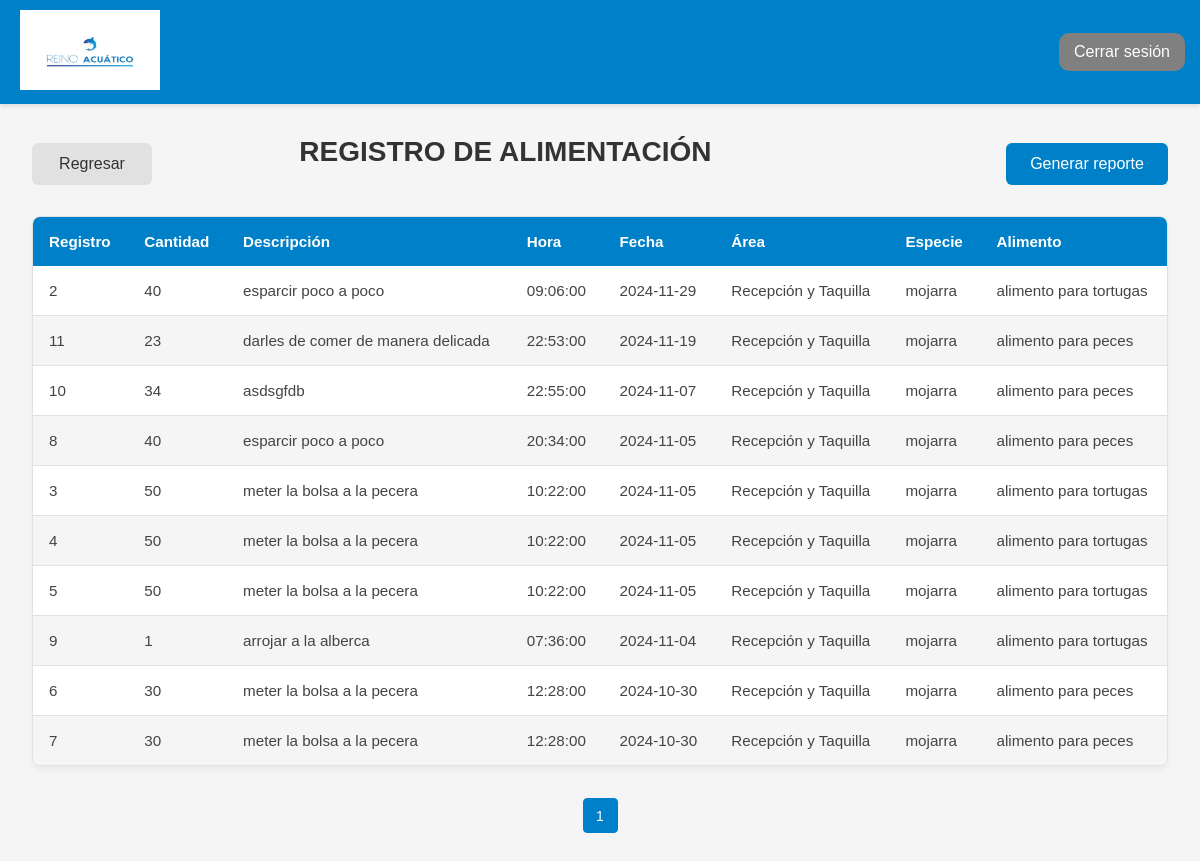
The app's page /views/tabla_alimentacion.php (signed in), older data.
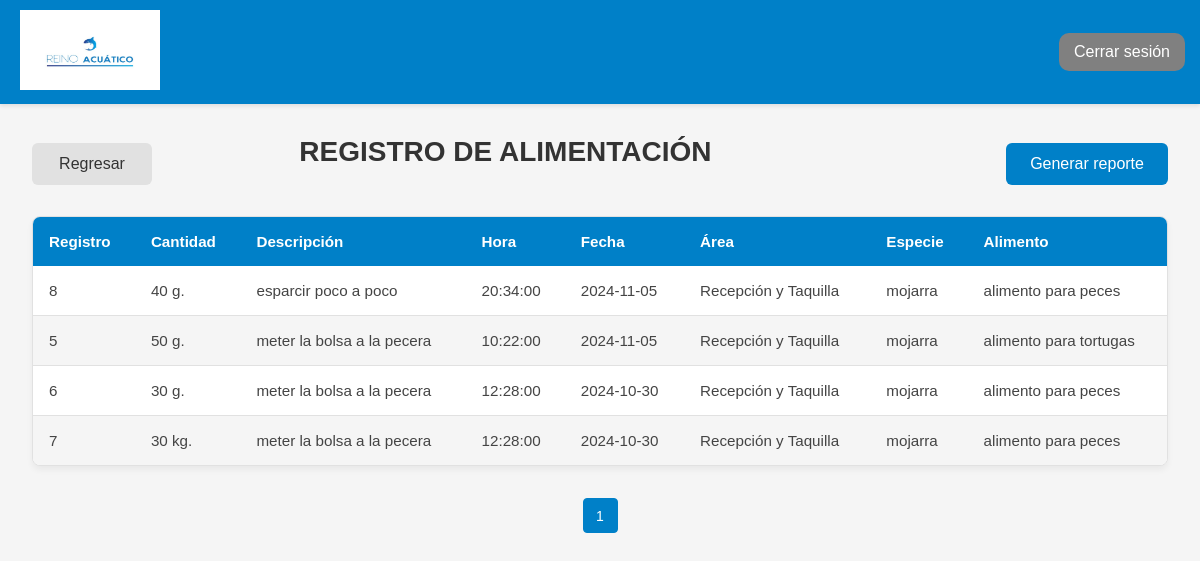
The same page, newer data.
### tables this page shows
CREATE TABLE `alimentacion` (
  `pk_alimentacion` smallint(6) NOT NULL,
  `fk_especie` smallint(6) NOT NULL,
  `cantidad` text NOT NULL,
  `descripcion` varchar(255) NOT NULL,
  `fk_inventario` smallint(6) NOT NULL,
  `fecha` date NOT NULL,
  `hora` time NOT NULL,
  `fk_area` smallint(6) NOT NULL
);

CREATE TABLE `area` (
  `pk_area` smallint(6) NOT NULL,
  `nombre` varchar(45) NOT NULL,
  `zona` varchar(100) NOT NULL,
  `lugar` varchar(150) NOT NULL,
  `piso` smallint(6) NOT NULL
);

CREATE TABLE `especie` (
  `pk_especie` smallint(6) NOT NULL,
  `nombre` varchar(50) NOT NULL,
  `descripcion` text DEFAULT NULL,
  `habitad` text NOT NULL,
  `temperatura` varchar(30) NOT NULL,
  `cuidados` text NOT NULL,
  `img_especie` text DEFAULT NULL,
  `fk_tipo_especie` smallint(6) NOT NULL,
  `fk_alimento` smallint(11) NOT NULL
);

CREATE TABLE `inventario` (
  `pk_inventario` smallint(6) NOT NULL,
  `codigo` varchar(45) NOT NULL,
  `nombre` varchar(50) NOT NULL,
  `stock` varchar(45) NOT NULL,
  `descripcion` varchar(200) NOT NULL,
  `fecha` date NOT NULL,
  `fk_categoria` smallint(6) NOT NULL,
  `estatus` smallint(6) NOT NULL
);

### Class/clase_conexion.php (called while the page is built, shortened)
<?php
class Conexion {
    public static function conectar() {
        $servidor = "localhost";
        $usuario = "root";
        $contraseña = "";
        $nom_base_datos = "ges_acuario3";
        $conectar = new mysqli($servidor, $usuario, $contraseña, $nom_base_datos);
        return $conectar;
    }
}
?>

### views/tabla_alimentacion.php (the view, shortened to what this page needs)
<?php
include '../functions/mostrar_alimentacion.php';
$alimentacion = new Alimentacion();
$pagina = isset($_GET['pagina']) ? (int)$_GET['pagina'] : 1;
$porPagina = 30;
$resultado = $alimentacion->obtener_alimentacion_paginado($pagina, $porPagina);
?>
<!DOCTYPE html>
<html lang="es">
<head>
    <link rel="stylesheet" href="../Styles/tabla.css">
</head>
<body>
    <?php include 'layout/header.php'; ?>
    <div class="contenido">
        <div class="tabla">
            <div class="controles">
                <a onclick="window.location.href='panel.php'" class="btn">Regresar</a>
                <h2>REGISTRO DE ALIMENTACIÓN</h2><br>
                <div>
                    <a href="../fpdf/reporte_alimentacion.php" target="_blank" class="generar-reporte">Generar reporte</a>
                </div>
            </div>
            <table>
                <thead>
                    <tr>
                        <th>Registro</th>
                        <th>Cantidad</th>
                        <th>Descripción</th>
                        <th>Hora</th>
                        <th>Fecha</th>
                        <th>Área</th>
                        <th>Especie</th>
                        <th>Alimento</th>
                    </tr>
                </thead>
                <tbody>
                <?php if (!empty($resultado['datos'])): ?>
                    <?php foreach ($resultado['datos'] as $programacion): ?>
                        <tr>
                            <td><?php echo htmlspecialchars($programacion['pk_alimentacion']); ?></td>
                            <td><?php echo htmlspecialchars($programacion['cantidad']); ?></td>
                            <td><?php echo htmlspecialchars($programacion['descripcion']); ?></td>
                            <td><?php echo htmlspecialchars($programacion['hora']); ?></td>
                            <td><?php echo htmlspecialchars($programacion['fecha']); ?></td>
                            <td><?php echo htmlspecialchars($programacion['nombre_area']); ?></td>
                            <td><?php echo htmlspecialchars($programacion['nombre_especie']); ?></td>
                            <td><?php echo htmlspecialchars($programacion['nombre_alimento']); ?></td>
                        </tr>
                    <?php endforeach; ?>
                <?php else: ?>
                    <tr>
                        <td colspan="8">No hay programaciones de alimentación registradas.</td>
                    </tr>
                <?php endif; ?>
                </tbody>
            </table>
            <?php echo generarPaginacionAlimentacion($resultado['totalPaginas'], $resultado['paginaActual']); ?>
        </div>
    </div>
</body>
</html>

Row changes from the older to the newer data that the page shows:
removed alimentacion: pk_alimentacion "2", cantidad "40", descripcion "esparcir poco a poco", hora "09:06:00", fecha "2024-11-29", fk_area.nombre "Recepción y Taquilla", fk_especie.nombre "mojarra", fk_inventario.nombre "alimento para tortugas"
removed alimentacion: pk_alimentacion "11", cantidad "23", descripcion "darles de comer de manera delicada", hora "22:53:00", fecha "2024-11-19", fk_area.nombre "Recepción y Taquilla", fk_especie.nombre "mojarra", fk_inventario.nombre "alimento para peces"
removed alimentacion: pk_alimentacion "10", cantidad "34", descripcion "asdsgfdb", hora "22:55:00", fecha "2024-11-07", fk_area.nombre "Recepción y Taquilla", fk_especie.nombre "mojarra", fk_inventario.nombre "alimento para peces"
removed alimentacion: pk_alimentacion "3", cantidad "50", descripcion "meter la bolsa a la pecera", hora "10:22:00", fecha "2024-11-05", fk_area.nombre "Recepción y Taquilla", fk_especie.nombre "mojarra", fk_inventario.nombre "alimento para tortugas"
removed alimentacion: pk_alimentacion "4", cantidad "50", descripcion "meter la bolsa a la pecera", hora "10:22:00", fecha "2024-11-05", fk_area.nombre "Recepción y Taquilla", fk_especie.nombre "mojarra", fk_inventario.nombre "alimento para tortugas"
removed alimentacion: pk_alimentacion "9", cantidad "1", descripcion "arrojar a la alberca", hora "07:36:00", fecha "2024-11-04", fk_area.nombre "Recepción y Taquilla", fk_especie.nombre "mojarra", fk_inventario.nombre "alimento para tortugas"
changed alimentacion "esparcir poco a poco": cantidad "40" → "40 g."
changed alimentacion "alimento para tortugas": cantidad "50" → "50 g."
changed alimentacion id 6: cantidad "30" → "30 g."
changed alimentacion id 7: cantidad "30" → "30 kg."
